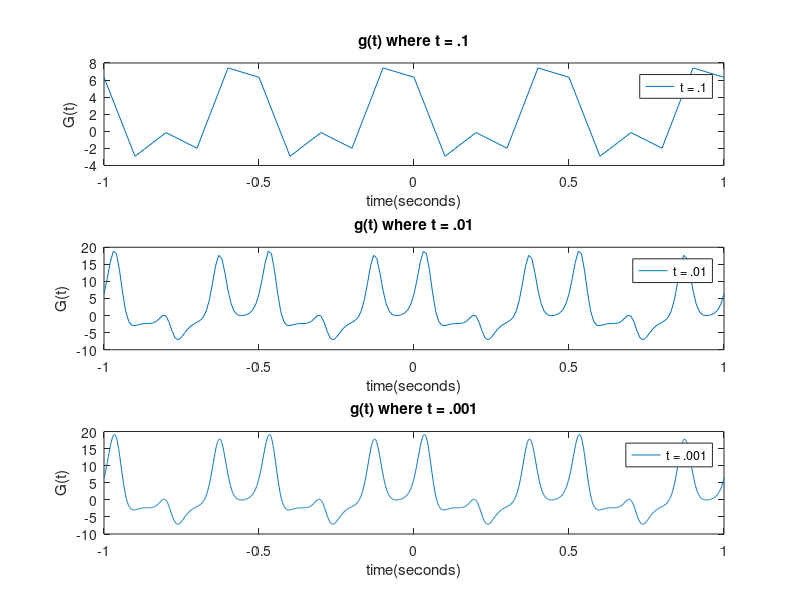

Recreate this plot in MATLAB.
%problem 1: For the following function:
%g(t)=3πsin(8πt+1.3)cos(4πt−0.8)esin(12πt)
%create an m-file that plots the function within the window t∈[−1,1]
%in a 3-by-1 subplot with steps of tequal to 0.1, 0.01,and 0.001. 
%What is the period of this signal?
t = -1:.1:1;
gone = 3 .* pi .* sin(8 .* pi .* t + 1.3) .* cos(4 .* pi .* t - .8) .* exp(sin(12 .* pi .* t));

figure (1)
subplot(3,1,1);
plot(t,gone);
legend('t = .1');
xlabel('time(seconds)');
ylabel('G(t)');
title('g(t) where t = .1');
t = -1:.01:1;
gtwo = 3 .* pi .* sin(8 .* pi .* t + 1.3) .* cos(4 .* pi .* t - .8) .* exp(sin(12 .* pi .* t));
subplot(3,1,2);
plot(t,gtwo);
legend('t = .01');
xlabel('time(seconds)');
ylabel('G(t)');
title('g(t) where t = .01');
t = -1:.001:1;
gthree = 3 .* pi .* sin(8 .* pi .* t + 1.3) .* cos(4 .* pi .* t - .8) .* exp(sin(12 .* pi .* t));
subplot(3,1,3);
plot(t,gthree);
legend('t = .001');
xlabel('time(seconds)');
ylabel('G(t)');
title('g(t) where t = .001');
